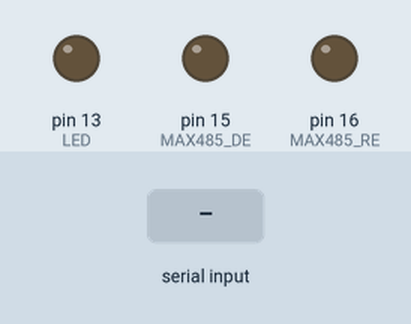
Bench run of a sketch on a simulated Arduino Mega 2560, built with avr-gcc and run on an emulated ATmega2560. Shown: output pins drawn as LEDs (lit = HIGH). Inputs (shaded band) come from the test bench. What the sketch prints to the serial monitor is not drawn.

Above: at 1.2 s.
1.3 s: "1" received over the second serial link
At 1.6 s:
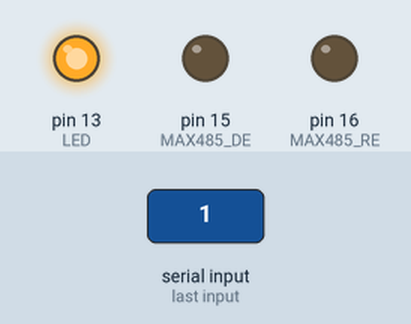
Timing chart, 0 to 4.3 s (numbered marks = the images above; inputs shaded):
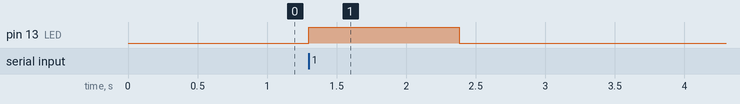

The sketch:

RS485_Modbus.ino
```cpp
/*
 * RS485 Modbus RTU Control for Taiwan Hitachi Air Conditioner
 *
 * Work with RS-485 module for Arduino (MAX485)
 *   http://yourduino.com/sunshop//index.php?l=product_detail&p=323
 *   https://www.taiwaniot.com.tw/shop/module-sensor/%E7%94%A8%E6%88%B6%E4%BB%8B%E9%9D%A2%E8%BC%B8%E5%85%A5%E8%BC%B8%E5%87%BA/ttl-to-rs485rs422-max485-module/
 *
 * Wiring:
 *   VCC -> 5V (on 7688)
 *   GND -> GND (on 7688)
 *   A ---> RS485 A (RS485 line)
 *   B ---> RS485 B (RS485 line)
 *   DI --> MAX485_TX (on 7688)
 *   DE --> MAX485_DE (on 7688)
 *   RE --> MAX485_RE (on 7688)
 *   RO --> MAX485_RX (on 7688)
 *
 * Installation:
 * 1. Download the whole project in zip format from https://github.com/4-20ma/ModbusMaster
 * 2. In Arduino, Sketch -> Include Library -> Add .zip library and add that zip file.
 *
 * Reference Example and Source:
 *   https://github.com/openopen114/Arduino_Modbus_viaRS485/blob/master/ArduinoCode/ModbusMaster_viaRS485/ModbusMaster_viaRS485.ino
 *
 * Author: Yu-Hua Chang
 */

#include <SoftwareSerial.h>
#include <ModbusMaster.h>

// connection pins
#define MAX485_RX 14
#define MAX485_DE 15
#define MAX485_RE 16
#define MAX485_TX 17

// led to indicate the action
#define LED 13

// number of retry
#define RETRY 20

SoftwareSerial RS485Serial(MAX485_RX, MAX485_TX);
ModbusMaster node;

void preTransmission() {
  digitalWrite(MAX485_DE, HIGH);
  digitalWrite(MAX485_RE, HIGH);
}

void postTransmission() {
  digitalWrite(MAX485_DE, LOW);
  digitalWrite(MAX485_RE, LOW);
}

void setup() {
  pinMode(MAX485_DE, OUTPUT);
  pinMode(MAX485_RE, OUTPUT);
  digitalWrite(MAX485_DE, LOW);
  digitalWrite(MAX485_RE, LOW);

  pinMode(LED, OUTPUT);
  digitalWrite(LED, LOW);

  Serial.begin(9600); // debug serial
  Serial1.begin(57600); // to MPU

  RS485Serial.begin(9600); // to RS485

  // Callbacks allow us to configure the RS485 transceiver correctly
  node.preTransmission(preTransmission);
  node.postTransmission(postTransmission);
}

void loop() {
  // When a request is sent from MPU,
  // it is blocked and waits for the whole action to complete.
  // We see the LED is on, indicating the board is busy.
  if (Serial1.available()) {
    digitalWrite(LED, HIGH);

    // MPU should send request in exactly 4 bytes binary.
    uint8_t buffer[4];
    Serial1.readBytes(buffer, sizeof(buffer) / sizeof(byte));
    uint8_t slave_addr = buffer[0];
    uint8_t function_code = buffer[1];
    uint8_t register_addr = buffer[2];
    uint8_t register_value = buffer[3];

    Serial.print("slave_addr: 0x");
    Serial.print(slave_addr, HEX);
    Serial.print(" function_code: 0x");
    Serial.print(function_code, HEX);
    Serial.print(" register_addr: 0x");
    Serial.print(register_addr, HEX);
    Serial.print(" register_value: 0x");
    Serial.print(register_value, HEX);
    Serial.println("");

    // Connect to slave
    node.begin(slave_addr, RS485Serial);

    // Retry many times until the action is completed successfully.
    for (int retry = 1; retry <= RETRY; retry++) {
      if (function_code == 0x03) {
        Serial.print("read holding registers at register_addr 0x");
        Serial.print(register_addr, HEX);
        Serial.print(" on slave_addr 0x");
        Serial.println(slave_addr, HEX);

        // All of our operations only need to read one byte.
        uint8_t result = node.readHoldingRegisters(register_addr, 1);

        if (result == node.ku8MBSuccess) {
          uint16_t value = node.getResponseBuffer(0);
          Serial.print("response value = ");
          Serial.println(value);

          // Return only 8 bit unsigned integer value
          // because, due to the spec, the return value will never exceed this size.
          Serial1.write(value & 0xFF);
          break;
        } else {
          Serial.print("unsuccessfull read: ");
          Serial.println(result);

          if (retry >= RETRY) {
            // Return 0xFF after all attempts failed.
            Serial1.write(0xFF);
          } else {
            // Wait a while before next attempt.
            delay(100);
          }
        }
      } else if (function_code == 0x06) {
        Serial.print("write single register at addr 0x");
        Serial.print(register_addr, HEX);
        Serial.print(" on slave_addr 0x");
        Serial.print(slave_addr, HEX);
        Serial.print(" to 0x");
        Serial.println(register_value, HEX);

        uint8_t result = node.writeSingleRegister(register_addr, register_value);
        if (result == 0) {
          Serial.println("write success");

          // Return zero means no error.
          Serial1.write(0x00);
          break;
        } else {
          Serial.print("write failed. error code: ");
          Serial.println(result);

          if (retry >= RETRY) {
            // Return error code.
            Serial1.write(result);
          } else {
            // Wait a while before next attempt.
            delay(100);
          }
        }
      }
    }

    // Clear input
    while (Serial1.available()) {
      Serial1.read();
    }

    // Clear output
    Serial.flush();
    Serial1.flush();

    // Completed
    digitalWrite(LED, LOW);
  }
}
```

Measured:
- after the input at 1.3 s, pin 13 (LED): LOW → HIGH at once, → LOW 1.1 s later
